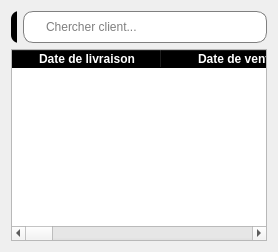
               <widget class="QWidget" name="tab_livraison">
                <attribute name="title">
                 <string>Livraisons</string>
                </attribute>
                <layout class="QGridLayout" name="gridLayout_5">
                 <item row="1" column="2">
                  <widget class="QLineEdit" name="cherche_livraison">
                   <property name="minimumSize">
                    <size>
                     <width>0</width>
                     <height>32</height>
                    </size>
                   </property>
                   <property name="maximumSize">
                    <size>
                     <width>407</width>
                     <height>31</height>
                    </size>
                   </property>
                   <property name="styleSheet">
                    <string notr="true">QLineEdit{
	padding-left: 20px;
	border: 1px solid gray;
	border-radius:10px
}</string>
                   </property>
                   <property name="placeholderText">
                    <string>Chercher client...</string>
                   </property>
                  </widget>
                 </item>
                 <item row="3" column="0" colspan="3">
                  <widget class="QTableWidget" name="table_infos_livraison">
                   <property name="styleSheet">
                    <string notr="true">QHeaderView::section{
	font-weight: bold;
	background-color: black;
	color: white;
}

QTablewidget{
	alternate-background-color: #B0EDFB;
	background-color: #F4F9FA;
}</string>
                   </property>
                   <property name="alternatingRowColors">
                    <bool>true</bool>
                   </property>
                   <attribute name="horizontalHeaderDefaultSectionSize">
                    <number>150</number>
                   </attribute>
                   <attribute name="horizontalHeaderStretchLastSection">
                    <bool>true</bool>
                   </attribute>
                   <column>
                    <property name="text">
                     <string>Date de livraison</string>
                    </property>
                   </column>
                   <column>
                    <property name="text">
                     <string>Date de vente</string>
                    </property>
                   </column>
                   <column>
                    <property name="text">
                     <string>Client</string>
                    </property>
                   </column>
                   <column>
                    <property name="text">
                     <string>Nombre d'articles</string>
                    </property>
                   </column>
                   <column>
                    <property name="text">
                     <string>Prix total</string>
                    </property>
                   </column>
                   <column>
                    <property name="text">
                     <string>Montant réglé</string>
                    </property>
                   </column>
                   <column>
                    <property name="text">
                     <string>Montant restant</string>
                    </property>
                   </column>
                   <column>
                    <property name="text">
                     <string>Livreur</string>
                    </property>
                   </column>
                   <column>
                    <property name="text">
                     <string>Statut</string>
                    </property>
                   </column>
                   <column>
                    <property name="text">
                     <string>Utilisateur</string>
                    </property>
                   </column>
                  </widget>
                 </item>
                 <item row="1" column="0" colspan="2">
                  <widget class="QWidget" name="widget_4" native="true">
                   <widget class="QPushButton" name="btn_ajout_livraison">
                    <property name="geometry">
                     <rect>
                      <x>0</x>
                      <y>0</y>
                      <width>122</width>
                      <height>32</height>
                     </rect>
                    </property>
                    <property name="minimumSize">
                     <size>
                      <width>0</width>
                      <height>32</height>
                     </size>
                    </property>
                    <property name="maximumSize">
                     <size>
                      <width>122</width>
                      <height>32</height>
                     </size>
                    </property>
                    <property name="styleSheet">
                     <string notr="true">QPushButton{
	background-color: rgb(0, 0, 0);
	color: white;
	border: none;
	border-radius: 8px;
	font-weight: bold;
	font-size: 12px
}</string>
                    </property>
                    <property name="text">
                     <string>Vendre/Retourner</string>
                    </property>
                    <property name="icon">
                     <iconset resource="ressources.qrc">
                      <normaloff>:/icones/add.png</normaloff>:/icones/add.png</iconset>
                    </property>
                   </widget>
                   <widget class="QPushButton" name="export_excel_btn_livraison">
                    <property name="geometry">
                     <rect>
                      <x>140</x>
                      <y>0</y>
                      <width>122</width>
                      <height>32</height>
                     </rect>
                    </property>
                    <property name="minimumSize">
                     <size>
                      <width>0</width>
                      <height>32</height>
                     </size>
                    </property>
                    <property name="maximumSize">
                     <size>
                      <width>122</width>
                      <height>32</height>
                     </size>
                    </property>
                    <property name="styleSheet">
                     <string notr="true">QPushButton{
	background-color: #34D481;
	color: white;
	border: none;
	border-radius: 8px;
	font-weight: bold;
	font-size: 12px
}</string>
                    </property>
                    <property name="text">
                     <string>Export Excel</string>
                    </property>
                    <property name="icon">
                     <iconset resource="ressources.qrc">
                      <normaloff>:/icones/excel.png</normaloff>:/icones/excel.png</iconset>
                    </property>
                   </widget>
                   <widget class="QPushButton" name="export_pdf_btn_livraison">
                    <property name="geometry">
                     <rect>
                      <x>280</x>
                      <y>0</y>
                      <width>122</width>
                      <height>32</height>
                     </rect>
                    </property>
                    <property name="minimumSize">
                     <size>
                      <width>0</width>
                      <height>32</height>
                     </size>
                    </property>
                    <property name="maximumSize">
                     <size>
                      <width>122</width>
                      <height>32</height>
                     </size>
                    </property>
                    <property name="styleSheet">
                     <string notr="true">QPushButton{
	background-color: rgb(255, 58, 21);
	color: white;
	border: none;
	border-radius: 8px;
	font-weight: bold;
	font-size: 12px
}</string>
                    </property>
                    <property name="text">
                     <string>Export PDF</string>
                    </property>
                    <property name="icon">
                     <iconset resource="ressources.qrc">
                      <normaloff>:/icones/pdf.png</normaloff>:/icones/pdf.png</iconset>
                    </property>
                   </widget>
                  </widget>
                 </item>
                </layout>
               </widget>
